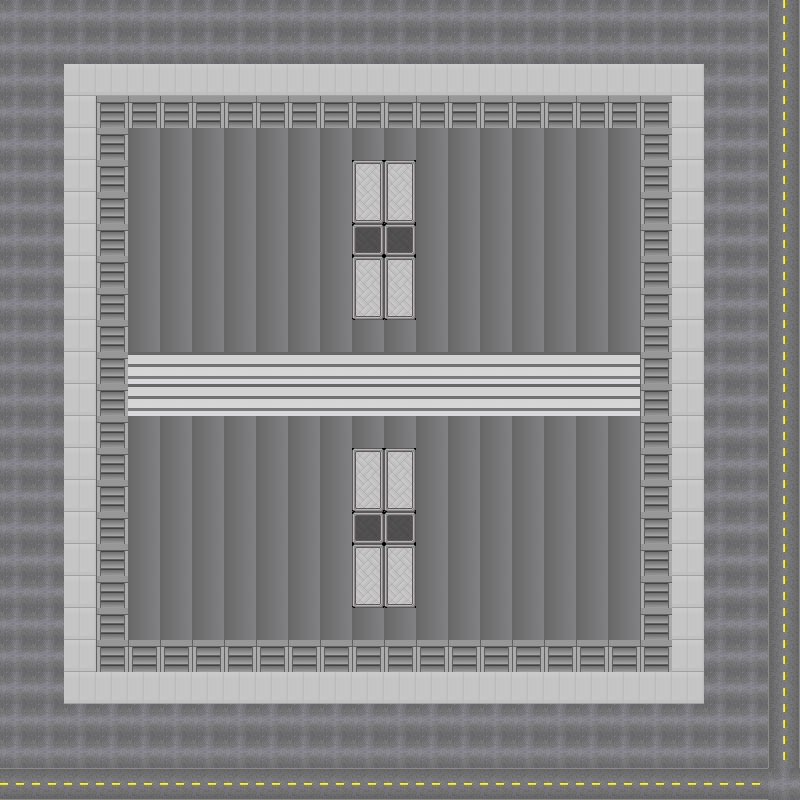

The image is a tile-based game level rendered from a .tmx file. Its description and complete source (layers, tilesets, objects, tile grids) follow:
An orthogonal 25x25 tile map with 32x32 px tiles, 1 tile layer (Tile Layer 1).

<map version="1.0" orientation="orthogonal" renderorder="right-down" width="25" height="25" tilewidth="32" tileheight="32" nextobjectid="1">
 <tileset firstgid="1" name="tileset" tilewidth="32" tileheight="32" tilecount="345" columns="15">
  <image source="tileset.png" width="480" height="736" />
 </tileset>
 <layer name="Tile Layer 1" width="25" height="25">
  <data encoding="csv">
277,277,277,277,277,277,277,277,277,277,277,277,277,277,277,277,277,277,277,277,277,277,277,277,272,
277,277,277,277,277,277,277,277,277,277,277,277,277,277,277,277,277,277,277,277,277,277,277,277,272,
277,277,11,11,11,11,11,11,11,11,11,11,11,11,11,11,11,11,11,11,11,11,277,277,272,
277,277,11,297,297,297,297,297,297,297,297,297,297,297,297,297,297,297,297,297,297,11,277,277,272,
277,277,11,297,189,189,189,189,189,189,189,189,189,189,189,189,189,189,189,189,297,11,277,277,272,
277,277,11,297,189,189,189,189,189,189,189,23,23,189,189,189,189,189,189,189,297,11,277,277,272,
277,277,11,297,189,189,189,189,189,189,189,38,38,189,189,189,189,189,189,189,297,11,277,277,272,
277,277,11,297,189,189,189,189,189,189,189,28,28,189,189,189,189,189,189,189,297,11,277,277,272,
277,277,11,297,189,189,189,189,189,189,189,23,23,189,189,189,189,189,189,189,297,11,277,277,272,
277,277,11,297,189,189,189,189,189,189,189,38,38,189,189,189,189,189,189,189,297,11,277,277,272,
277,277,11,297,189,189,189,189,189,189,189,189,189,189,189,189,189,189,189,189,297,11,277,277,272,
277,277,11,297,205,205,205,205,205,205,205,205,205,205,205,205,205,205,205,205,297,11,277,277,272,
277,277,11,297,205,205,205,205,205,205,205,205,205,205,205,205,205,205,205,205,297,11,277,277,272,
277,277,11,297,189,189,189,189,189,189,189,189,189,189,189,189,189,189,189,189,297,11,277,277,272,
277,277,11,297,189,189,189,189,189,189,189,23,23,189,189,189,189,189,189,189,297,11,277,277,272,
277,277,11,297,189,189,189,189,189,189,189,38,38,189,189,189,189,189,189,189,297,11,277,277,272,
277,277,11,297,189,189,189,189,189,189,189,28,28,189,189,189,189,189,189,189,297,11,277,277,272,
277,277,11,297,189,189,189,189,189,189,189,23,23,189,189,189,189,189,189,189,297,11,277,277,272,
277,277,11,297,189,189,189,189,189,189,189,38,38,189,189,189,189,189,189,189,297,11,277,277,272,
277,277,11,297,189,189,189,189,189,189,189,189,189,189,189,189,189,189,189,189,297,11,277,277,272,
277,277,11,297,297,297,297,297,297,297,297,297,297,297,297,297,297,297,297,297,297,11,277,277,272,
277,277,11,11,11,11,11,11,11,11,11,11,11,11,11,11,11,11,11,11,11,11,277,277,272,
277,277,277,277,277,277,277,277,277,277,277,277,277,277,277,277,277,277,277,277,277,277,277,277,272,
277,277,277,277,277,277,277,277,277,277,277,277,277,277,277,277,277,277,277,277,277,277,277,277,272,
271,271,271,271,271,271,271,271,271,271,271,271,271,271,271,271,271,271,271,271,271,271,271,271,277
</data>
 </layer>
</map>
